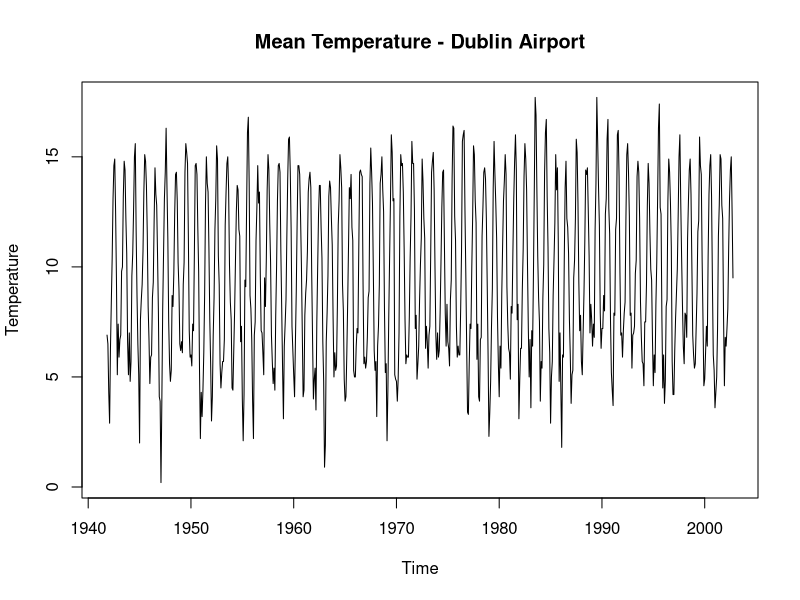
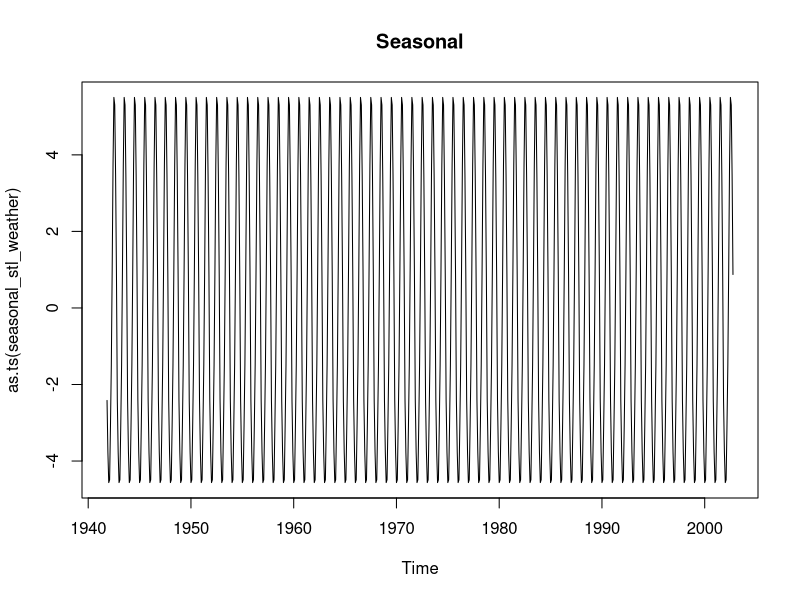
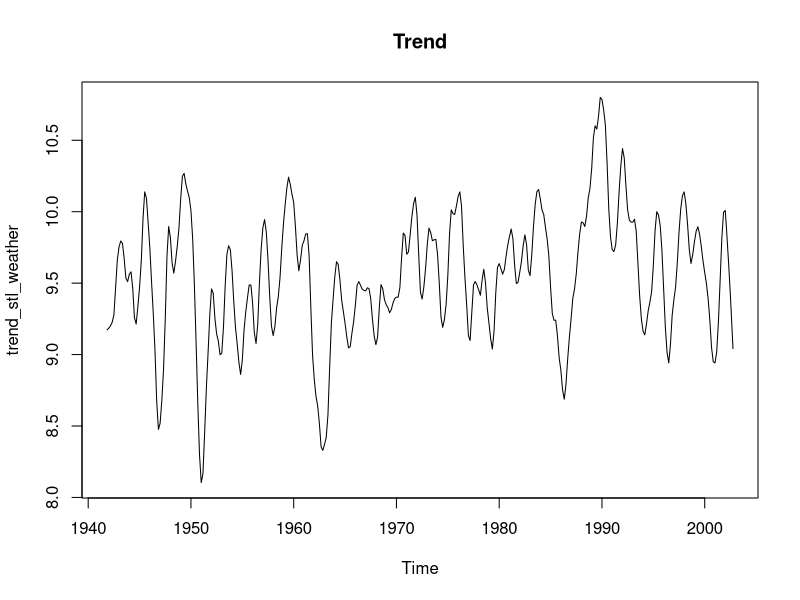
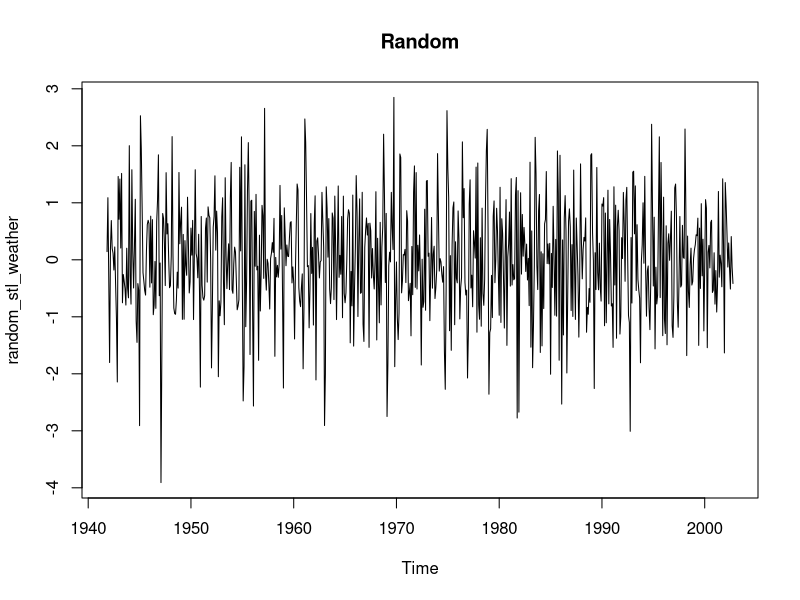
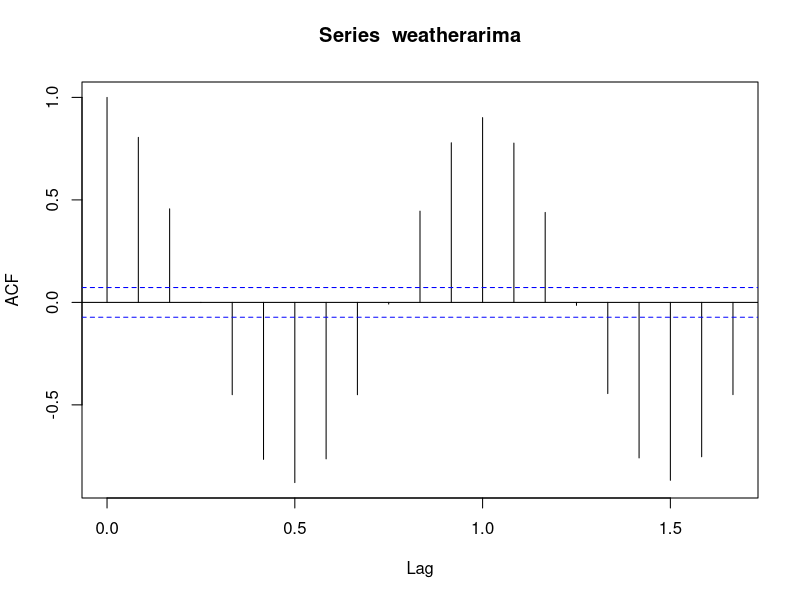
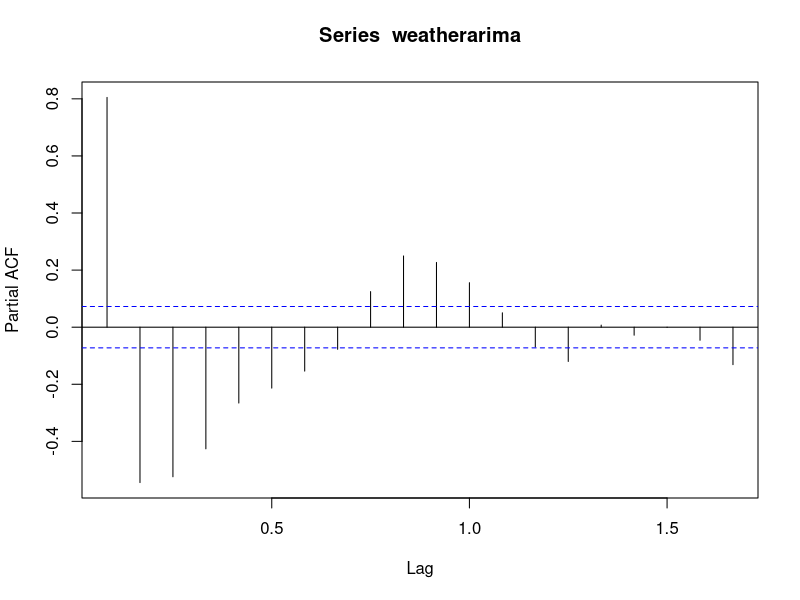
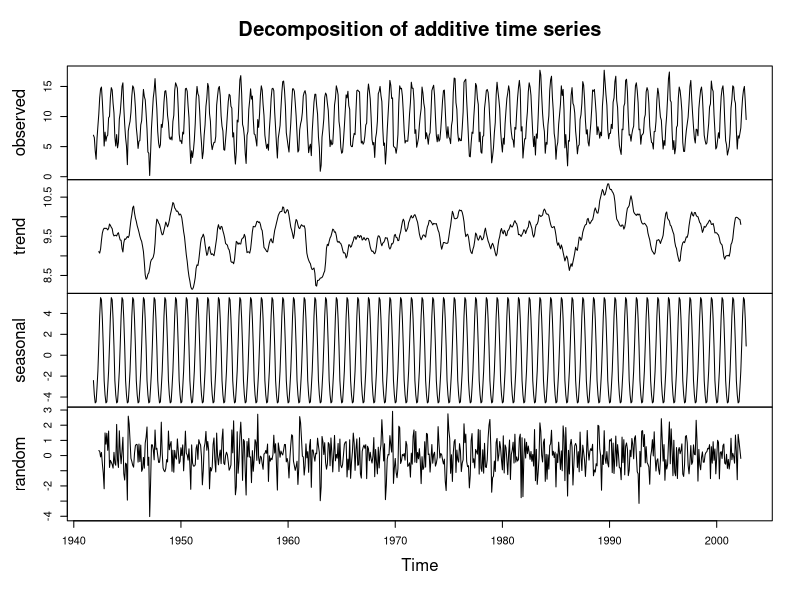
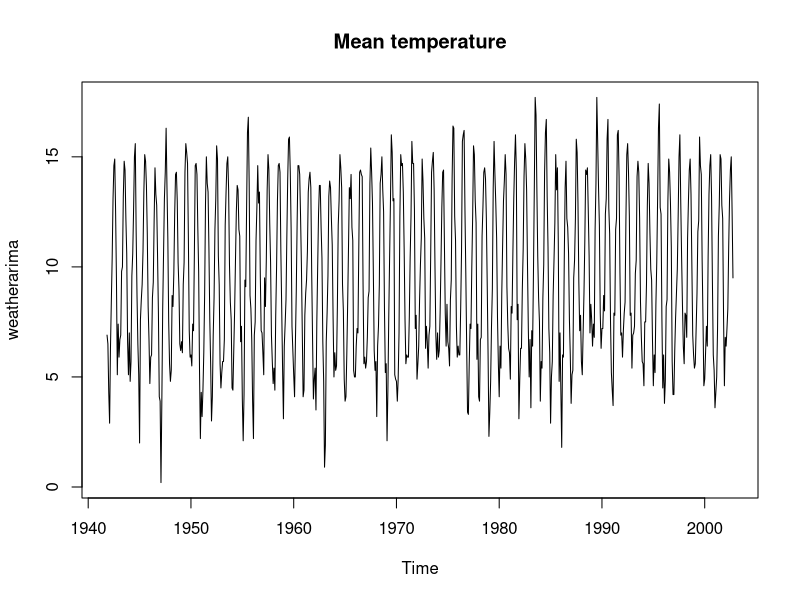

The R source for these figures, in order:
# Directories 
mydata<- read.csv("mly532_condensed.csv")
attach(mydata)
summary(mydata)

weatherarima <- ts(mydata$meant[1:732], start = c(1941,11), frequency = 12)
plot(weatherarima,type="l",ylab="Temperature")
title("Mean Temperature - Dublin Airport")

stl_weather = stl(weatherarima, "periodic")
seasonal_stl_weather   <- stl_weather$time.series[,1]
trend_stl_weather     <- stl_weather$time.series[,2]
random_stl_weather  <- stl_weather$time.series[,3]

plot(as.ts(seasonal_stl_weather))
title("Seasonal")
plot(trend_stl_weather)
title("Trend")
plot(random_stl_weather)
title("Random")

# Load libraries
library(MASS)
library(tseries)
library(forecast)

# ACF, PACF and Dickey-Fuller Test
acf(weatherarima, lag.max=20)
pacf(weatherarima, lag.max=20)
adf.test(weatherarima)

components <- decompose(weatherarima)
components
plot(components)

# ARIMA
fitweatherarima<-auto.arima(weatherarima, trace=TRUE, test="kpss", ic="bic")
fitweatherarima
confint(fitweatherarima)
plot(weatherarima,type='l')
title('Mean temperature')

# Forecasted Values From ARIMA
forecastedvalues=forecast(fitweatherarima,h=183)
forecastedvalues
plot(forecastedvalues)

# Test Values
test=mydata$meant[733:915]
test

library(Metrics)
rmse(forecastedvalues$mean, test)
mean(test)
